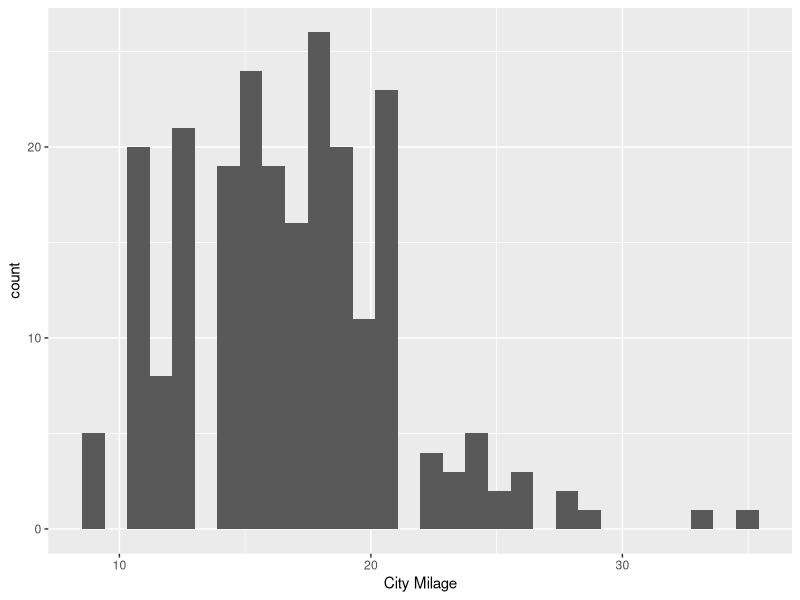
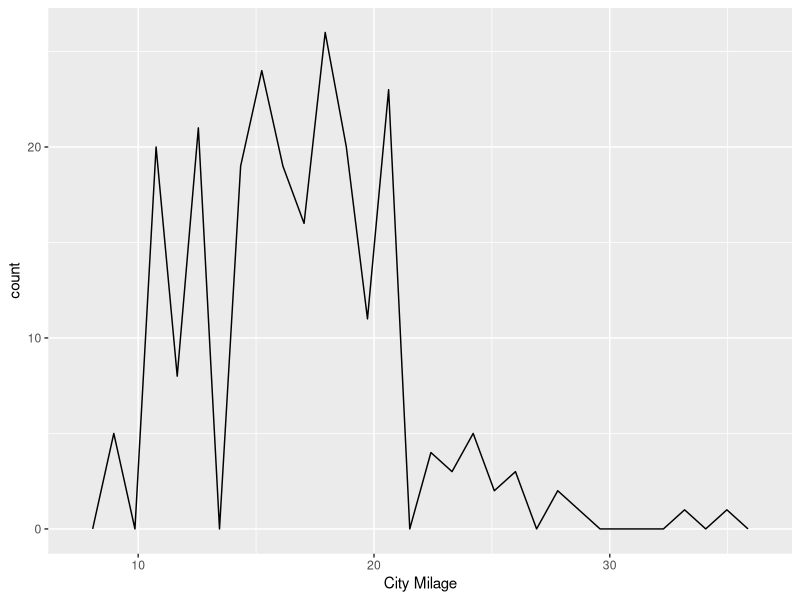
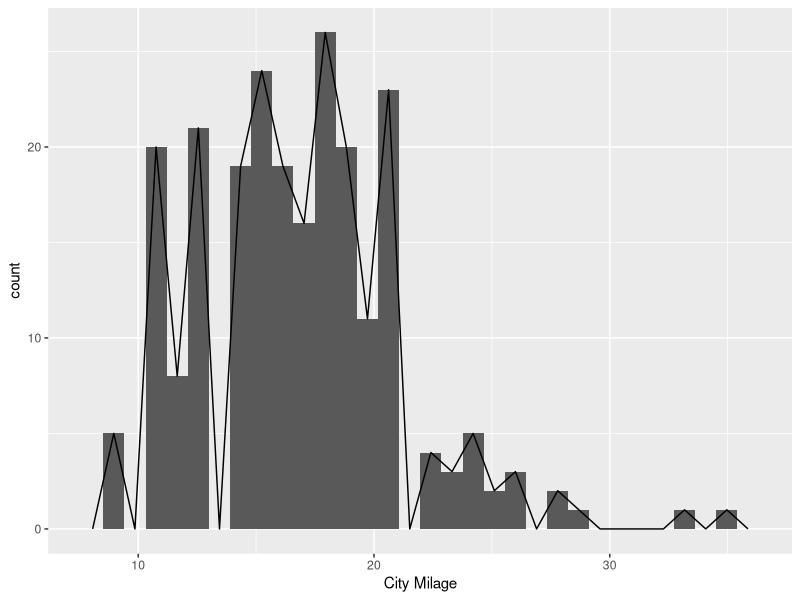
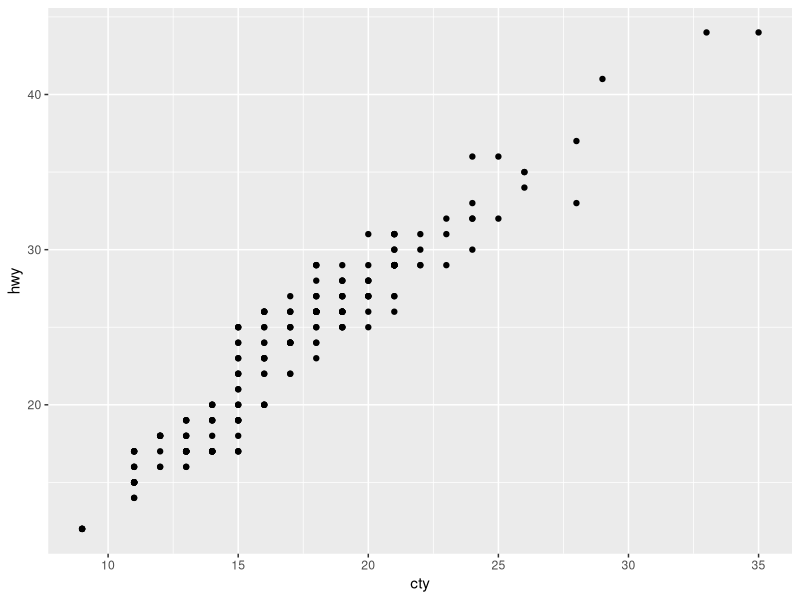
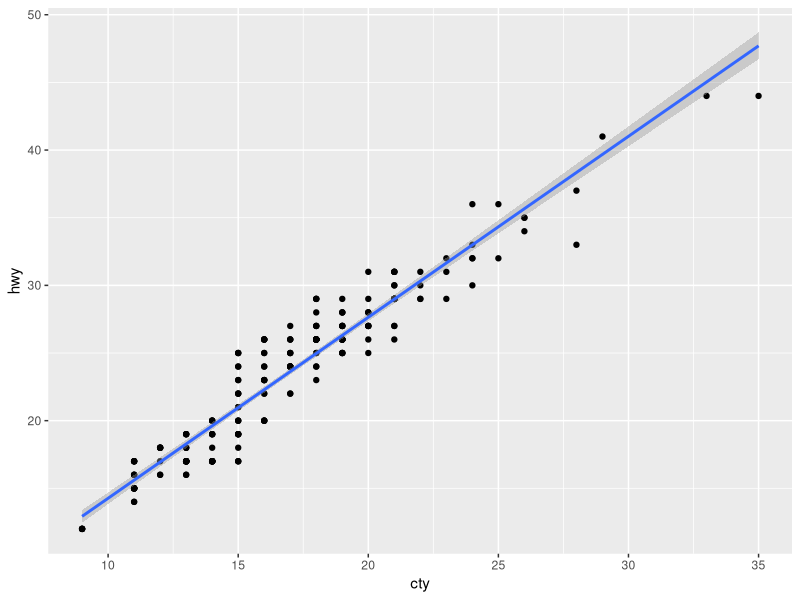
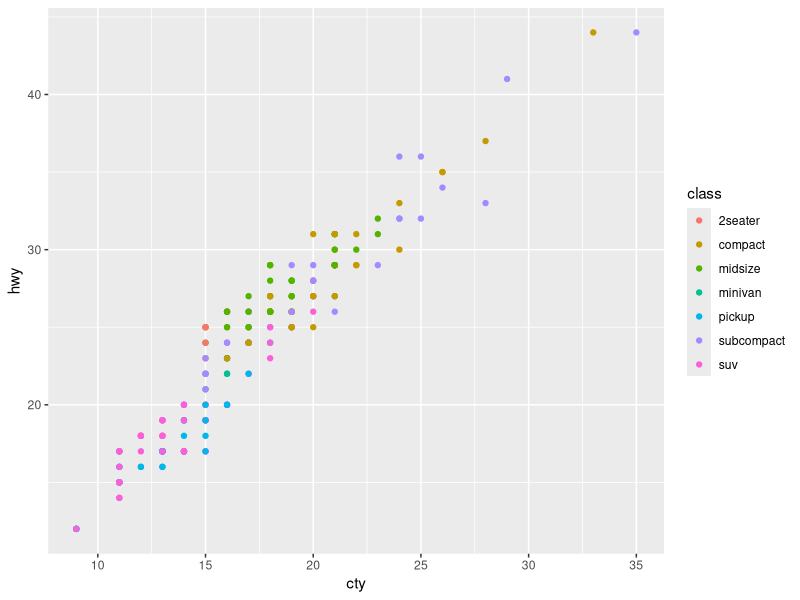

Write R code to recreate these figures, in order.
## ---- chunk 1
knitr::opts_chunk$set(echo = TRUE)
library(tidyverse)
## ---- chunk 2
data()
glimpse(mpg)


## ---- chunk 3
#Filtering dataset Mpg with City Mileage equal to or greater than 20
filter(mpg, cty>=20)

## ---- chunk 4
#Filtering the manufacturer with name Ford
mpg_ford <- filter(mpg, manufacturer == "ford")
mpg

## ---- chunk 5
#assigning a variable its data values
mpg_efficient <- filter(mpg, cty>=20)
mpg

## ---- chunk 6
#Converting Mileage per Gallons to Kilometers per Liters
mpg_metric <- mutate(mpg, cty_metric = 0.425144 * cty)
mpg


## ---- chunk 7
#Converting Mileage per Gallons to Kilometers per Liters using Pipe command
mpg_metric <- mpg %>%
  mutate(cty_metri = 0.425144 * cty)
mpg
## ---- chunk 8
#Categorize the Class v/s its average City mileage using group_by and summarise functions
mpg %>% 
  group_by(class) %>% 
  summarise(mean(cty))

## ---- chunk 9
#Data viz with ggplot2

#Histogram for City Mileage
ggplot(mpg, aes(x= cty)) +
  geom_histogram()+
  labs(x="City Milage")

#frequency Polygram for City Mileage
ggplot(mpg, aes(x= cty)) +
  geom_freqpoly()+
  labs(x="City Milage")

#Combined histogram and frequency polygram graphs for City Mileage
ggplot(mpg, aes(x= cty)) +
  geom_histogram()+ 
   geom_freqpoly()+
  labs(x="City Milage")

#scatter plot between City Mileage and Highway Mileage
ggplot(mpg, aes( x = cty,
                 y = hwy)) +
  geom_point()

#Inserting a regression line for accurate analysis
ggplot(mpg, aes( x = cty,
                 y = hwy)) +
  geom_point() +
  geom_smooth( method = "lm")

#Inserting a color distribution of class column
ggplot(mpg, aes(x = cty,
                y = hwy,
                color = class)) +
  geom_point() 

